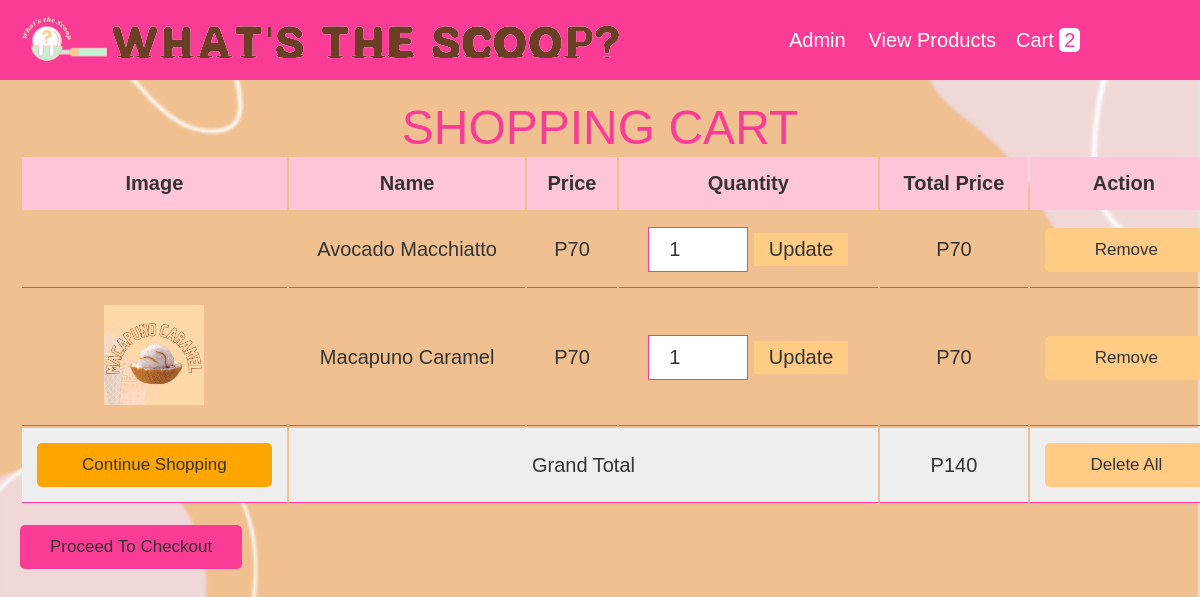
Before: /rootfolder/insidefolders/shoppingcart/cart.php with the older database file.
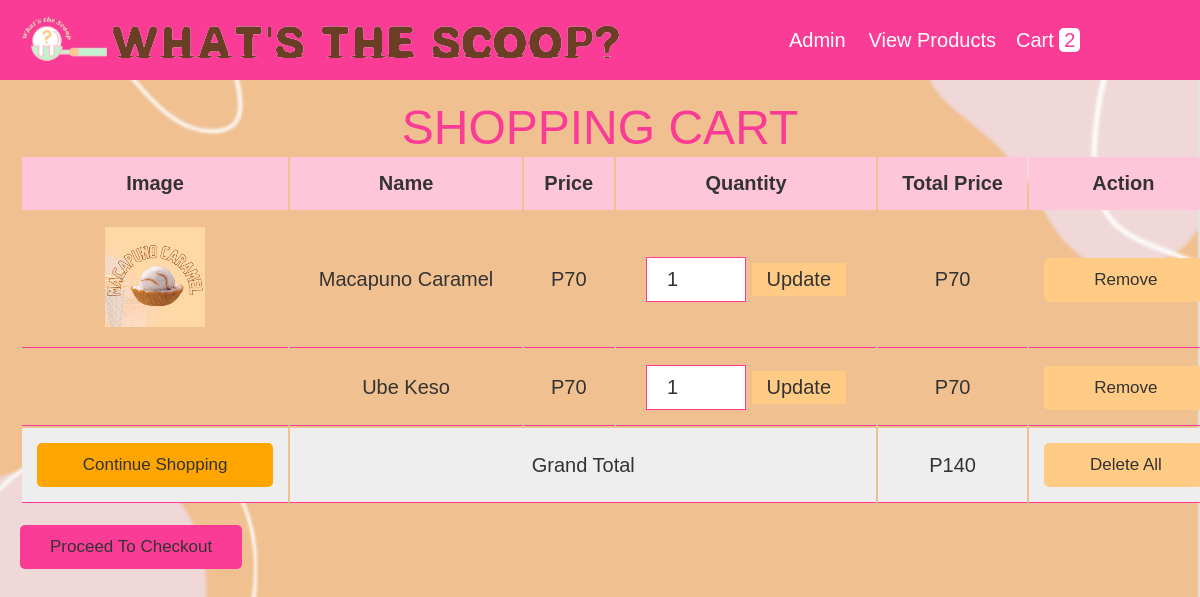
After: the same page with the newer database file.
### tables this page shows
CREATE TABLE `cart` (
  `id` int(255) NOT NULL,
  `name` varchar(255) NOT NULL,
  `price` varchar(255) NOT NULL,
  `image` varchar(255) NOT NULL,
  `quantity` varchar(255) NOT NULL,
  `total` int(11) NOT NULL
);

### rootfolder/insidefolders/shoppingcart/cart.php (the view, shortened to what this page needs)
<?php
@include 'config.php';
?>
<!DOCTYPE html>
<html lang="en">
<head>
   <link rel="stylesheet" href="style.css">
</head>
<body style="margin: 0;  background-image: url(images_/bgimg.PNG);
   background-size: 100%;">
<?php include 'header.php'; ?>
<div class="container">
<section class="shopping-cart">
<font face="Melted Font" size="50" color="#fa3c96"><center>SHOPPING CART</center></font>
   <table>
      <thead>
         <th>image</th>
         <th>name</th>
         <th>price</th>
         <th>quantity</th>
         <th>total price</th>
         <th>action</th>
      </thead>
      <tbody>
         <?php
         $select_cart = mysqli_query($conn, "SELECT * FROM `cart`");
         $grand_total = 0;
         if(mysqli_num_rows($select_cart) > 0){
            while($fetch_cart = mysqli_fetch_assoc($select_cart)){
         ?>
         <tr>
            <td><img src="uploaded_img/<?php echo $fetch_cart['image']; ?>" height="100" alt=""></td>
            <td><?php echo $fetch_cart['name']; ?></td>
            <td>P<?php echo number_format($fetch_cart['price']); ?></td>
            <td>
               <form action="" method="post">
                  <input type="number" name="update_quantity" min="1"  value="<?php echo $fetch_cart['quantity']; ?>" >
                  <input type="submit" value="update" name="update_update_btn">
               </form>
            </td>
            <td>P<?php echo $sub_total = ($fetch_cart['price'] * $fetch_cart['quantity']); ?></td>
            <td><a href="cart.php?remove=<?php echo $fetch_cart['id']; ?>" onclick="return confirm('remove item from cart?')" class="delete-btn"> <i class="fas fa-trash"></i> remove</a></td>
         </tr>
         <?php
           $grand_total += $sub_total;
            };
         };
         ?>
         <tr class="table-bottom">
            <td><a href="http://localhost/wst_page/rootfolder/insidefolders/customer_pg_menu/products.php" class="option-btn" style="margin-top: 0;">continue shopping</a></td>
            <td colspan="3">grand total</td>
            <td>P<?php echo $grand_total; ?></td>
            <td><a href="cart.php?delete_all" onclick="return confirm('are you sure you want to delete all?');" class="delete-btn"> <i class="fas fa-trash"></i> delete all </a></td>
         </tr>
      </tbody>
   </table>
   <div class="checkout-btn">
      <a href="http://localhost/wst_page/rootfolder/insidefolders/customer_checkout/checkout.php" class="btn <?= ($grand_total > 1)?'':'disabled'; ?>">proceed to checkout</a>
   </div>
</section>
</div>
</body>
</html>

### rootfolder/insidefolders/shoppingcart/header.php (shortened to what this page needs)
<header class="header">
   <div class="flex">
   <a href="http://localhost/wst_page/"><img src="images_/logo.png" style="width: 90px;"></a>
   <img class="logo" src="images_/logoname.png" alt="logo" style="margin-right: 150px;">
      <nav class="navbar">
         <a href="http://localhost/wst_page/rootfolder/">Admin</a>
         <a href="http://localhost/wst_page/rootfolder/insidefolders/customer_pg_menu/products.php">view products</a>
      </nav>
      <?php
      $select_rows = mysqli_query($conn, "SELECT * FROM `cart`") or die('query failed');
      $row_count = mysqli_num_rows($select_rows);
      ?>
      <a href="cart.php" class="cart">cart <span><?php echo $row_count; ?></span> </a>
   </div>
</header>

### rootfolder/insidefolders/shoppingcart/style.css (style rules this page uses)
:root { --blue:#fa3c96; --red:tomato; --orange:orange; --black:#333; --white:#fff; --bg-color:#eee; --dark-bg:rgba(0,0,0,.7); --box-shadow:0 .5rem 1rem #fa3c96(0,0,0,.1); --border:.1rem solid #fa3c96; }
* { font-family: 'Century Gothic', sans-serif; margin:0; padding:0; box-sizing: border-box; outline: none; border:none; text-decoration: none; text-transform: capitalize; }
html { font-size: 62.5%; overflow-x: hidden; }
.container { max-width: 1200px; margin:0 auto; }
section { padding:2rem; }
.btn, .option-btn, .delete-btn { display: block; width: 100%; text-align: center; background-color: var(--blue); color:var(--black); font-size: 1.7rem; padding:1.2rem 3rem; border-radius: .5rem; cursor: pointer; margin-top: 1rem; }
.option-btn i, .delete-btn i { padding-right: .5rem; }
.option-btn { background-color: var(--orange); }
.delete-btn { margin-top: 0; background-color: #ffcb85; }
.header { background-color: var(--blue); position: sticky; top:0; left:0; z-index: 1000; }
.header .flex { display: flex; align-items: center; padding:1.5rem 2rem; max-width: 1200px; margin:0 auto; }
.header .flex .logo { margin-right: auto; font-size: 2.5rem; color:var(--white); }
.header .flex .navbar a { margin-left: 2rem; font-size: 2rem; color:var(--white); }
.header .flex .cart { margin-left: 2rem; font-size: 2rem; color:var(--white); }
.header .flex .cart span { padding:.1rem .5rem; border-radius: .5rem; background-color: var(--white); color:var(--blue); font-size: 2rem; }
.shopping-cart table { text-align: center; width: 100%; }
.shopping-cart table thead th { padding:1.5rem; font-size: 2rem; color:var(--black); background-color: #ffc5d9; }
.shopping-cart table tr td { border-bottom: var(--border); padding:1.5rem; font-size: 2rem; color:var(--black); }
.shopping-cart table input[type="number"] { border: var(--border); padding:1rem 2rem; font-size: 2rem; color:var(--black); width: 10rem; }
.shopping-cart table input[type="submit"] { padding:.5rem 1.5rem; cursor: pointer; font-size: 2rem; background-color:#ffcb85; color:var(--black); }
.shopping-cart table .table-bottom { background-color: var(--bg-color); }
.shopping-cart .checkout-btn { text-align: center; margin-top: 1rem; }
.shopping-cart .checkout-btn a { display: inline-block; width: auto; }
@media (max-width:1200px) { .shopping-cart { overflow-x: scroll; } }
@media (max-width:1200px) { .shopping-cart table { width: 120rem; } }
@media (max-width:1200px) { .shopping-cart .checkout-btn { text-align: left; } }

Changed rows visible on the page:
removed cart: name "Avocado Macchiatto", price "70", update_quantity "1"
added cart: name "Ube Keso", price "70", update_quantity "1"
